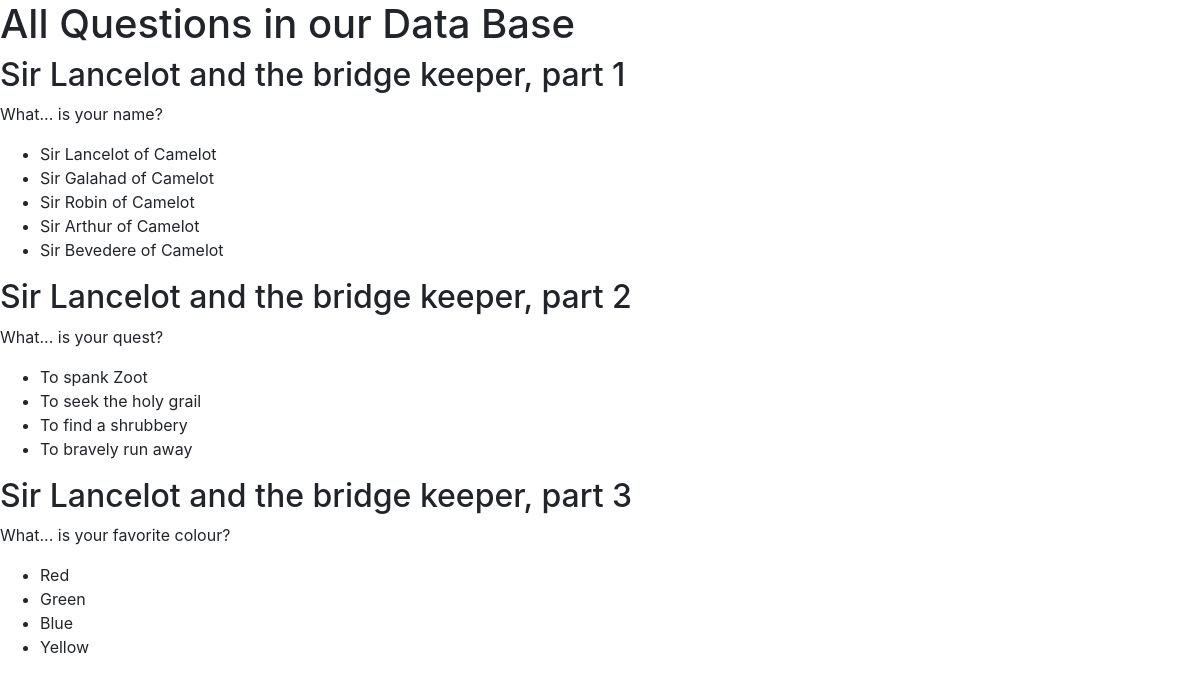
The page / on the database its author committed.
### evopie/models.py (models this page shows, shortened)
class Question(DB.Model):
    id = DB.Column(DB.Integer, primary_key=True)
    title = DB.Column(DB.String, nullable=False)
    stem = DB.Column(DB.String, nullable=False)
    answer = DB.Column(DB.String, nullable=False)
    distractors = DB.relationship('Distractor', backref='question', lazy=True)
    quiz_questions = DB.relationship('QuizQuestion', backref='question', lazy=True)
    def dump_as_dict(self):
        q = {
            "id" : self.id,
            "title" : self.title,
            "stem" : self.stem,
            "answer" : self.answer,
            "alternatives" : []
        }
        q['alternatives'] = [d.answer for d in self.distractors]
        q['alternatives'].append(self.answer)
        shuffle(q['alternatives'])
        return q

class Distractor(DB.Model):
    id = DB.Column(DB.Integer, primary_key=True)
    answer = DB.Column(DB.String, nullable=False)
    question_id = DB.Column(None, DB.ForeignKey('question.id'))

### evopie/routes_pages.py (the view)
@pages.route('/')
def index():
    all_quizzes =  [q.dump_as_dict() for q in models.Question.query.all()]
    return render_template('index.html', quizzes=all_quizzes)

### evopie/templates/index.html (shortened to what this page needs)
{% extends 'base.html' %}
{% block content %}
  <h1>All Questions in our Data Base</h1>
  {% for quiz in quizzes %}
      <div>
          <h2> {{ quiz['title'] }}       </h2>
          <p>  {{ quiz['stem'] }}    </p>
          <ul>
              {% for alternative in quiz['alternatives'] %}
                  <li> {{ alternative }} </li>
              {% endfor %}
          </ul>
      </div>
  {% endfor %}
{% endblock %}

### rows shown on the page
Question: title "Sir Lancelot and the bridge keeper, part 1", stem "What... is your name?", answer "Sir Lancelot of Camelot"
Distractor: answer "Sir Galahad of Camelot"
Distractor: answer "Sir Robin of Camelot"
Distractor: answer "Sir Arthur of Camelot"
Distractor: answer "Sir Bevedere of Camelot"
Question: title "Sir Lancelot and the bridge keeper, part 2", stem "What... is your quest?", answer "To seek the holy grail"
Distractor: answer "To spank Zoot"
Distractor: answer "To find a shrubbery"
Distractor: answer "To bravely run away"
Question: title "Sir Lancelot and the bridge keeper, part 3", stem "What... is your favorite colour?", answer "Blue"
Distractor: answer "Red"
Distractor: answer "Green"
Distractor: answer "Yellow"
